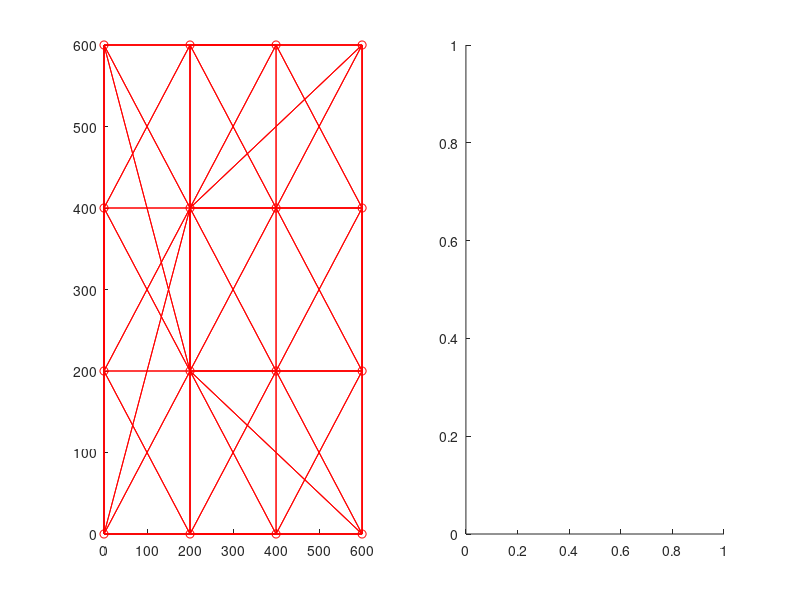

Here is the MATLAB script that generated this plot: (Note: this script raises an error after producing the figure.)
clear all; clc;

n_agents = 15;
n_neighbors = 6;
type = 2;

if type == 1
    if n_agents < n_neighbors 
        disp('incorrect numbers of agents and neighbors.');
        return;
    end

    A = zeros(n_agents, n_agents); % incidence matrix
    for i = 1 : n_agents

        k = 0;
        while (k ~= n_neighbors)
            n = floor(rand * n_agents)+1;
            if n == i
                continue;
            end
            %if A(i,n) == 0
                A(i,n) = 1;
                A(n,i) = 1;
                k = k + 1;
            %end;
        end
    end

    % is the matrix symmetric?
    if (norm(abs(A')-abs(A)) ~=0)
        disp('Connection graph is not symmetric!')
    end;

    G = graph(abs(A),'OmitSelfLoops')
    plot(G);

end

if type == 2
    step = 200; 
    sn = floor(sqrt(n_agents));
    coors = [];
    
    % Regular network
    i = 1;
    for x = 0 : step : sn*step
        for y = 0 : step : sn*step
            coors = [coors; x y];
            i = i+1;
        end
    end
    n_agents = size(coors,1);
    
    % Random network
    % coors = rand(n_agents, 2)*sn*step;    
    
    % create connections
    A = zeros(size(coors,1), size(coors,1));
    meas = [];
    for i = 1 : size(coors,1)
        [dist, idx_dist] = sort(sqrt((coors(:,1)-coors(i,1)).^2 + (coors(:,2)-coors(i,2)).^2));
        idx = 2:(n_neighbors+1);
        neigh_idx = idx_dist(idx);
        
        A(i, neigh_idx) = 1;
        A(neigh_idx, i) = 1;
        %meas = [meas; ones(length(idx), 1)*i neigh_idx  dist(idx)];
        meas = [meas; ones(length(idx), 1)*i neigh_idx  dist(idx) + normrnd(0,1)];
    end
    di = logical(eye(size(A)));
    A(di) = 0;

    % is the matrix symmetric?
    if (norm(abs(A')-abs(A)) ~=0)
        disp('Connection graph is not symmetric!')
    end

    % Visualization
    figure(1); clf; hold on;
    subplot(1, 2, 1); hold on;
    plot(coors(:,1), coors(:,2), 'ro');
    for i = 1 : size(A,1)
        for j = 1 : size(A,1)
            if A(i, j) == 1
                 plot([coors(i,1) coors(j,1)], [coors(i,2) coors(j,2)], 'r-');
            end
            
        end
    end
    
    subplot(1, 2, 2); hold on;
    G = graph(abs(A),'OmitSelfLoops');
    plot(G);
    
    % check the solution
    f = @(x, y, x0, y0, r) (x-x0).^2 + (y-y0).^2 - r.^2;
    norm(f(coors(meas(:,1), 1), coors(meas(:,1), 2), coors(meas(:,2), 1), coors(meas(:,2), 2), meas(:,3))) % has to be zero
    
%     syms x y x0 y0 r
%     diff(f(x, y, x0, y0, r), x)
%     diff(f(x, y, x0, y0, r), y)
%     diff(f(x, y, x0, y0, r), x0)
%     diff(f(x, y, x0, y0, r), y0)
    
    %alpha = 0.2;
    alpha = 3e-7;
    ycoors = coors';
    x0_mat = (ycoors+normrnd(0, 20, 2, size(coors,1)));
    %x0_mat = coors';
    %fix the last 2 points
    x0_mat(1:2, size(x0_mat, 2)) = ycoors(1:2, size(x0_mat, 2));
    x0_mat(1:2, size(x0_mat, 2)-1) = ycoors(1:2, size(x0_mat, 2)-1);   
    
    figure(1);
    subplot(1, 2, 1); hold on;
    plot(x0_mat(1,:), x0_mat(2,:), 'b*');
    
    x0 = x0_mat(:);
    x0i = x0(1:1:(size(x0_mat, 2)*2-4));
    for l = 1 : 500
        
        % Build Jacobian
        J = zeros(size(meas,1), size(n_agents*4,1)-4);
        r = zeros(size(meas,1), 1);
        for k = 1 : size(meas,1)

            idx_i = meas(k,1);
            idx_j = meas(k,2);
            from_i = (idx_i-1)*2 + 1;
            from_j = (idx_j-1)*2 + 1;

%             r0 =  sqrt((x0(from_i)-x0(from_j)).^2 + (x0(from_i+1)-x0(from_j+1)).^2);            
%             J(k, from_i) = (x0(from_j) - x0(from_i)) / r0;
%             J(k, from_i+1) = (x0(from_j+1) - x0(from_i+1)) / r0;                       
%             J(k, from_j) = (x0(from_i) - x0(from_j)) / r0;
%             J(k, from_j+1) = (x0(from_i+1) - x0(from_j+1)) / r0;                    
%             r(k) = meas(k, 3)-r0;

            r0 =  (x0(from_i)-x0(from_j)).^2 + (x0(from_i+1)-x0(from_j+1)).^2;            
            J(k, from_i)   = (2*x0(from_j) - 2*x0(from_i));
            J(k, from_i+1) = (2*x0(from_j+1) - 2*x0(from_i+1));                       
            J(k, from_j)   = (2*x0(from_i) - 2*x0(from_j));
            J(k, from_j+1) = (2*x0(from_i+1) - 2*x0(from_j+1));                    
            r(k) = meas(k, 3)^2-r0;

        end
        from_i = (size(x0_mat, 2)-1)*2 + 1;
        J(:, from_i:(from_i+1)) = [];
        from_i = (size(x0_mat, 2)-2)*2 + 1;
        J(:, from_i:(from_i+1)) = [];
        
        x0i = x0i - alpha*J'*r; % gradient
        %x0i = x0i - inv(J'*J)*J'*r; % gauss-newton
        x0(1:(size(x0_mat, 2)*2-4)) = x0i(1:(size(x0_mat, 2)*2-4));
        %norm(J'*r)
        %norm(x0 - ycoors(:))
        
        x0n = [x0(1:2:length(x0)), x0(2:2:length(x0))];
        norm(f(x0n(meas(:,1), 1), x0n(meas(:,1), 2), x0n(meas(:,2), 1), x0n(meas(:,2), 2), meas(:,3)))
    end
    
    % rebuild
    x0n = [x0(1:2:length(x0)), x0(2:2:length(x0))];
    figure(1);
    subplot(1, 2, 1); hold on;
    plot(x0n(:,1), x0n(:,2), 'bo');
end

sol = x0n;
clear x0n;
save('problem')


% is graph biparite

events = {'edgetonew', 'edgetodiscovered', 'edgetofinished'};
T = bfsearch(G, 1, events, 'Restart', true);
partitions = false(1, numnodes(G));
is_bipart = true;

for ii=1:size(T, 1)   
    if T.Event(ii) == 'edgetonew'
        partitions(T.Edge(ii, 2)) = ~partitions(T.Edge(ii, 1));
    else
        if partitions(T.Edge(ii, 1)) == partitions(T.Edge(ii, 2))
            is_bipart = false;
            break;
        end
    end
end
is_bipart